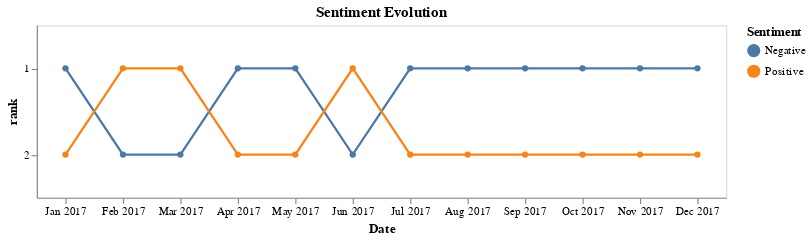

Write notebook code for a chart like this one.
### Code cell
import altair as alt
from vega_datasets import data
import pandas as pd


source = df_sent_M_2017.reset_index()

alt.Chart(source).mark_line(point = True).encode(
    x = alt.X("Date:O", timeUnit="yearmonth", title="Date"),
    y="rank:O",
    color=alt.Color("Sentiment:N")
).transform_window(
    rank="rank()",
    sort=[alt.SortField("Count", order="descending")],
    groupby=["Date"]
).properties(
    title="Sentiment Evolution",
    width=600,
    height=150,
)

### Figure 1 — Vega-Lite specification as saved in the notebook (floating-point values rounded to 4 significant figures)
{"config": {"view": {"continuousWidth": 400, "continuousHeight": 300}}, "data": {"name": "data-77de06cf4ae559316ce581a5cc4fc6b2"}, "mark": {"type": "line", "point": true}, "encoding": {"color": {"type": "nominal", "field": "Sentiment"}, "x": {"type": "ordinal", "field": "Date", "timeUnit": "yearmonth", "title": "Date"}, "y": {"type": "ordinal", "field": "rank"}}, "height": 150, "title": "Sentiment Evolution", "transform": [{"window": [{"op": "rank", "field": "", "as": "rank"}], "groupby": ["Date"], "sort": [{"field": "Count", "order": "descending"}]}], "width": 600, "$schema": "https://vega.github.io/schema/vega-lite/v4.8.1.json", "datasets": {"data-77de06cf4ae559316ce581a5cc4fc6b2": [{"date": "2017-01-31T00:00:00", "Count": 56, "Date": "2017-01-31T00:00:00", "Sentiment": "Negative"}, {"date": "2017-02-28T00:00:00", "Count": 39, "Date": "2017-02-28T00:00:00", "Sentiment": "Negative"}, {"date": "2017-03-31T00:00:00", "Count": 83, "Date": "2017-03-31T00:00:00", "Sentiment": "Negative"}, {"date": "2017-04-30T00:00:00", "Count": 36, "Date": "2017-04-30T00:00:00", "Sentiment": "Negative"}, {"date": "2017-05-31T00:00:00", "Count": 53, "Date": "2017-05-31T00:00:00", "Sentiment": "Negative"}, {"date": "2017-06-30T00:00:00", "Count": 41, "Date": "2017-06-30T00:00:00", "Sentiment": "Negative"}, {"date": "2017-07-31T00:00:00", "Count": 57, "Date": "2017-07-31T00:00:00", "Sentiment": "Negative"}, {"date": "2017-08-31T00:00:00", "Count": 157, "Date": "2017-08-31T00:00:00", "Sentiment": "Negative"}, {"date": "2017-09-30T00:00:00", "Count": 622, "Date": "2017-09-30T00:00:00", "Sentiment": "Negative"}, {"date": "2017-10-31T00:00:00", "Count": 324, "Date": "2017-10-31T00:00:00", "Sentiment": "Negative"}, {"date": "2017-11-30T00:00:00", "Count": 273, "Date": "2017-11-30T00:00:00", "Sentiment": "Negative"}, {"date": "2017-12-31T00:00:00", "Count": 251, "Date": "2017-12-31T00:00:00", "Sentiment": "Negative"}, {"date": "2017-01-31T00:00:00", "Count": 48, "Date": "2017-01-31T00:00:00", "Sentiment": "Positive"}, {"date": "2017-02-28T00:00:00", "Count": 40, "Date": "2017-02-28T00:00:00", "Sentiment": "Positive"}, {"date": "2017-03-31T00:00:00", "Count": 106, "Date": "2017-03-31T00:00:00", "Sentiment": "Positive"}, {"date": "2017-04-30T00:00:00", "Count": 35, "Date": "2017-04-30T00:00:00", "Sentiment": "Positive"}, {"date": "2017-05-31T00:00:00", "Count": 49, "Date": "2017-05-31T00:00:00", "Sentiment": "Positive"}, {"date": "2017-06-30T00:00:00", "Count": 43, "Date": "2017-06-30T00:00:00", "Sentiment": "Positive"}, {"date": "2017-07-31T00:00:00", "Count": 43, "Date": "2017-07-31T00:00:00", "Sentiment": "Positive"}, {"date": "2017-08-31T00:00:00", "Count": 69, "Date": "2017-08-31T00:00:00", "Sentiment": "Positive"}, {"date": "2017-09-30T00:00:00", "Count": 276, "Date": "2017-09-30T00:00:00", "Sentiment": "Positive"}, {"date": "2017-10-31T00:00:00", "Count": 180, "Date": "2017-10-31T00:00:00", "Sentiment": "Positive"}, {"date": "2017-11-30T00:00:00", "Count": 166, "Date": "2017-11-30T00:00:00", "Sentiment": "Positive"}, {"date": "2017-12-31T00:00:00", "Count": 147, "Date": "2017-12-31T00:00:00", "Sentiment": "Positive"}]}}
